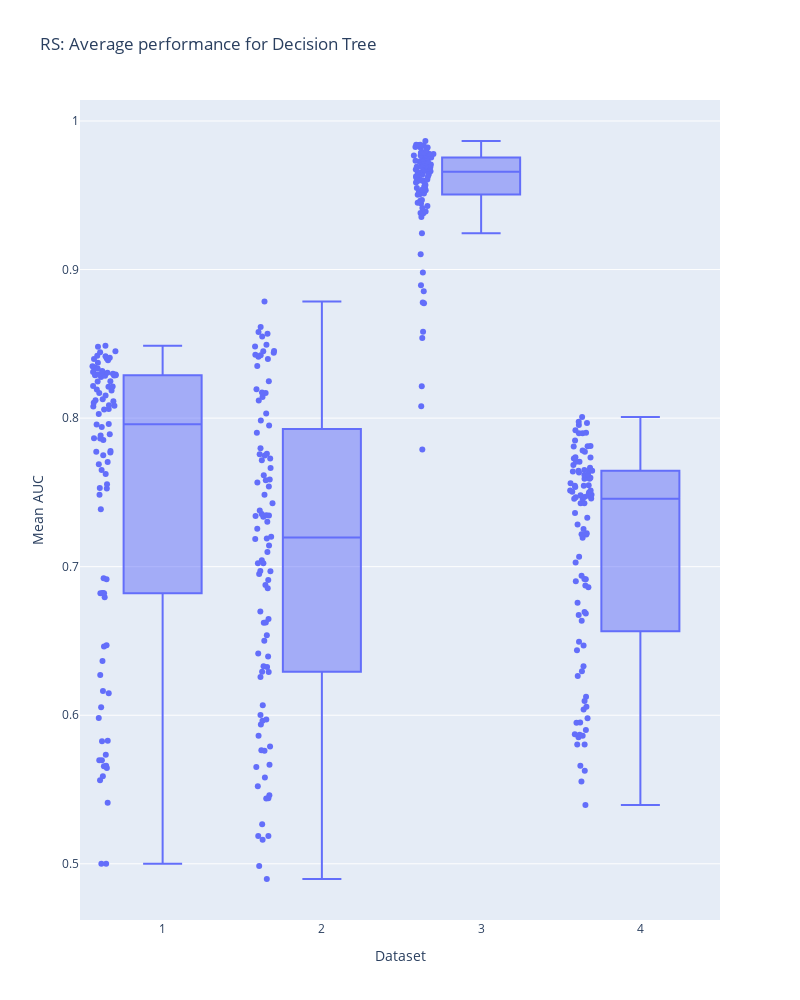

The notebook cell saved with this chart:
### Markdown cell above
AUC w zależności od zbioru

### Code cell
boxplot(rs_dt_individuals,"RS: Average performance for Decision Tree")

### Figure 1 — Plotly figure (JSON) as saved in the notebook; plotly's stock layout.template omitted (floating-point values rounded to 4 significant figures; data arrays with more than 128 entries replaced by an {"elided": "..."} marker saying what was removed)
{"data": [{"alignmentgroup": "True", "boxpoints": "all", "hovertemplate": "Dataset=%{x}<br>Mean AUC=%{y}<extra></extra>", "legendgroup": "", "marker": {"color": "#636efa"}, "name": "", "notched": false, "offsetgroup": "", "orientation": "v", "showlegend": false, "type": "box", "x": {"elided": "384 str values"}, "x0": " ", "xaxis": "x", "y": {"elided": "384 float values"}, "y0": " ", "yaxis": "y"}], "layout": {"boxmode": "group", "height": 1000, "legend": {"tracegroupgap": 0}, "title": {"text": "RS: Average performance for Decision Tree"}, "width": 800, "xaxis": {"anchor": "y", "domain": [0, 1], "title": {"text": "Dataset"}}, "yaxis": {"anchor": "x", "domain": [0, 1], "title": {"text": "Mean AUC"}}}}
